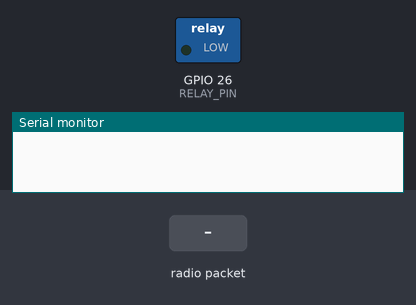
The sketch below on a simulated ESP32. Parts: switched loads named in the sketch (green lamp = pin HIGH), the last lines printed to the serial monitor. The inputs (shaded band) are chosen by the test bench. No radio packets arrive unless stated.

Above: at 1.2 s.
1.3 s: radio packet "IRR START" arrives
At 2.6 s:
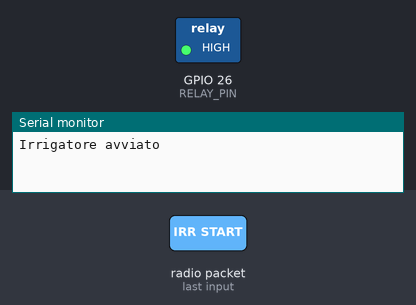
2.9 s: radio packet "IRR STOP" arrives
At 3.7 s:
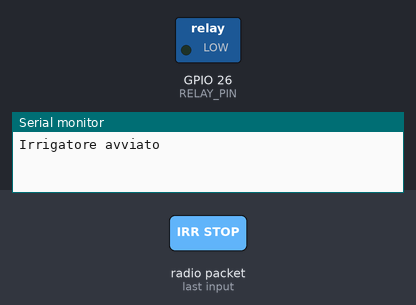
Timing chart, 0 to 5.9 s (numbered marks = the images above; inputs shaded):
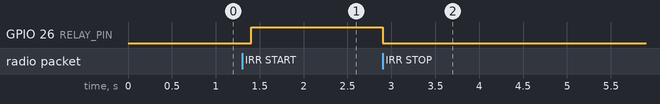

The sketch:

codice_irrigatore.ino
```cpp
#include <SPI.h>
#include <nRF24L01.h>
#include <RF24.h>

// NRF24L01 GPIO e address di comunicazione
#define RADIO_MISO_PIN 12
#define RADIO_MOSI_PIN 13
#define RADIO_SCK_PIN 14
#define RADIO_CSN_PIN 15
#define RADIO_CE_PIN 16

#define RELAY_PIN 26
#define IRRIGAZIONE_TEMP 300000UL

bool Att_irr = false; // Variabile di stato dell'irrigatore
unsigned long irrigationStartTime = 0;

const byte addressC[6] = "00001"; // ind centralina
const byte addressT[6] = "00002"; // ind broadcast

RF24 radio(RADIO_CE_PIN, RADIO_CSN_PIN);

void setup() {
  Serial.begin(9600);

  pinMode(RELAY_PIN, OUTPUT);
  digitalWrite(RELAY_PIN, LOW);

  // apertura dei canali radio
  SPI.begin(RADIO_SCK_PIN, RADIO_MISO_PIN, RADIO_MOSI_PIN, RADIO_CSN_PIN);
  radio.begin();
  radio.setAutoAck(false);
  radio.openWritingPipe(addressC);
  radio.openReadingPipe(1, addressT);
  radio.startListening();
}

void loop() {
    if (radio.available()) {
        char data[32] = "";
        radio.read(&data, sizeof(data));
        if (String(data) == "IRR START") {
            // Avvia l'irrigatore
            Serial.println("Irrigatore avviato");
            char ackData[] = "ACK IRR START";
            delay(100); //breve ritardo per lo "swap" tra ricezione e trasmissione della centralina
            radio.stopListening();
            radio.write(&ackData, sizeof(ackData));
            radio.startListening();
            Att_irr = true; // Imposta la variabile di stato dell'irrigatore su true
            irrigationStartTime = millis();
        } else if (String(data) == "IRR STOP") {
            // Ferma l'irrigatore
            char ackData[] = "ACK IRR STOP";
            Att_irr = false;
            digitalWrite(RELAY_PIN, LOW);
            delay(100); //breve ritardo per lo "swap" tra ricezione e trasmissione della centralina
            radio.stopListening();
            radio.write(&ackData, sizeof(ackData));
            radio.startListening();
        }
    }

    if (Att_irr) {
        digitalWrite(RELAY_PIN, HIGH);

        if (millis() - irrigationStartTime >= IRRIGAZIONE_TEMP) {
            Att_irr = false;
            digitalWrite(RELAY_PIN, LOW);
        }
    }
}
```

Measured:
- after the input at 1.3 s, GPIO 26 (RELAY_PIN): LOW → HIGH after 0.10 s
- after the input at 2.9 s, GPIO 26 (RELAY_PIN): HIGH → LOW at once
